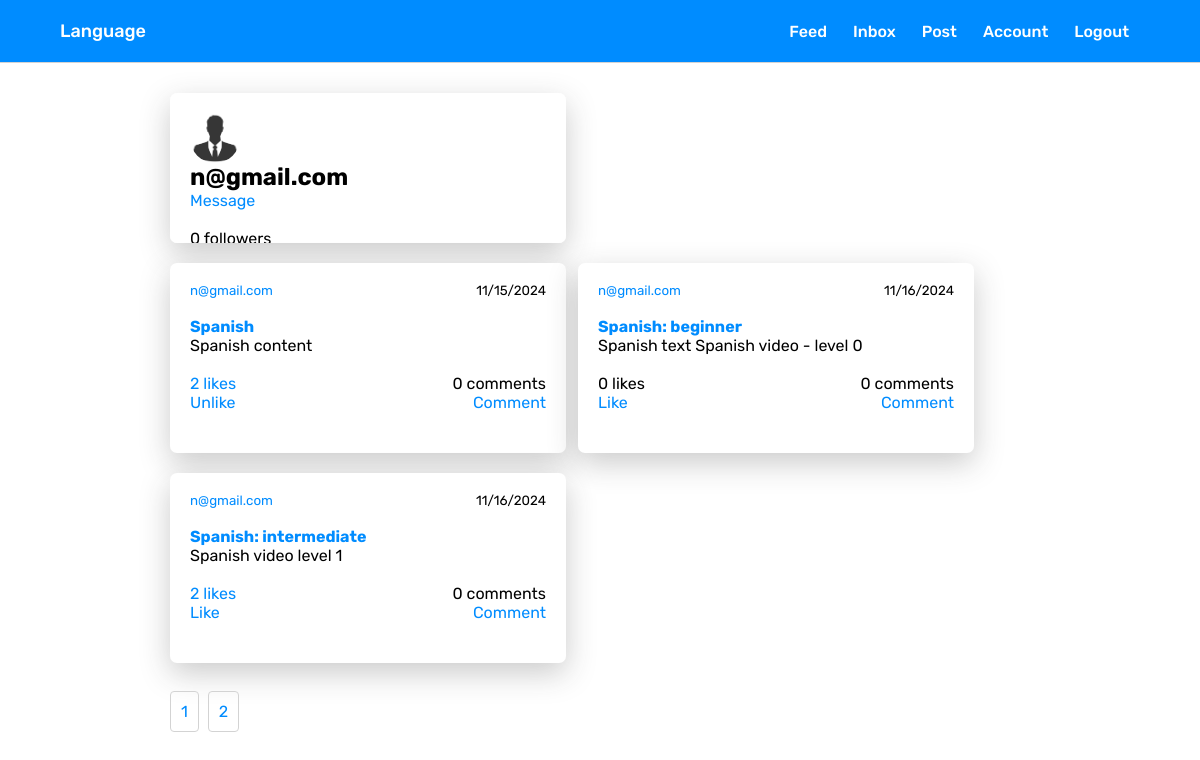
The page /user/n@gmail.com (signed in) on the database its author committed.
### app/main.py (models this page shows, shortened)
class User(db.Model, UserMixin):
    id = db.Column(db.Integer, primary_key=True)
    username = db.Column(db.String(15), unique=True)
    email = db.Column(db.String(50), unique=True)
    password = db.Column(db.String())
    profile_pic = db.Column(
        db.String(40), nullable=False, default='default.jpg')
    posts = db.relationship('Post', backref='author', lazy='dynamic')
    commenter = db.relationship('Comment', backref='commenter', lazy='dynamic')
    access_token = db.Column(db.String(180))
    liker = db.relationship('Like', backref='liker', lazy='dynamic')
    followed = db.relationship(
        'Follower', backref='followed', foreign_keys='Follower.followed_id', lazy='dynamic')
    follower = db.relationship(
        'Follower', backref='follower', foreign_keys='Follower.follower_id', lazy='dynamic')
    sender = db.relationship('Message', backref='sender',
                             foreign_keys='Message.sender_id', lazy='dynamic')
    receiver = db.relationship('Message', backref='receiver',
                               foreign_keys='Message.receiver_id', lazy='dynamic')
    bio_content = db.Column(db.String(1000))
    verified = db.Column(db.Boolean(), default=False)
    def has_liked_post(self, post):
        return Like.query.filter(
            Like.liker_id == self.id,
            Like.liked_id == post.id).count() > 0
    def has_followed_user(self, user):
        return Follower.query.filter(
            Follower.follower_id == self.id,
            Follower.followed_id == user.id).count() > 0

class Post(db.Model, UserMixin):
    id = db.Column(db.Integer, primary_key=True)
    post_title = db.Column(db.String(100), nullable=False)
    post_content = db.Column(db.String(1000), nullable=False)
    post_date = db.Column(db.DateTime, nullable=False, default=datetime.utcnow)
    user_id = db.Column(db.Integer, db.ForeignKey('user.id'), nullable=False)
    commented = db.relationship('Comment', backref='commented', lazy='dynamic')
    likes = db.relationship('Like', backref='liked', lazy='dynamic')

### app/main.py (the view)
@app.route("/user/<username>")
@login_required
def user(username):
    user = User.query.filter_by(username=username).first()
    page = request.args.get('page', 1, type=int)
    posts = user.posts.paginate(page=page, per_page=3)
    followers = Follower.query.filter_by(followed=user).all()
    followers_total = 0
    for follower in followers:
        followers_total += 1
    return render_template('user.html', title=user.username, user=user, posts=posts, followers_total=followers_total, followers=followers)

### app/main.py (called while the page is built)
@login_manager.user_loader
def load_user(user_id):
    return User.query.get(int(user_id))

@app.before_request
def make_session_permanent():
    session.permanent = True

### app/templates/user.html (shortened to what this page needs)
{% extends "base.html" %}
{% block content %}
<link rel='stylesheet' href="{{url_for('static', filename='user.css')}}">
<div class="container">
    <div class="user-info">
        <div class="wrapper">
            <div class="name-and-image">
                <img src="../static/profile_pics/{{user.profile_pic}}">
                {% if user.verified == True %}
                <h2>{{user.username}} ✅</h2>
                {% else %}
                <h2>{{user.username}}</h2>
                {% endif %}
                {% if current_user.username == user.username %}
                {% else %}
                <a href="{{url_for('messaging', user=user.username)}}">Message</a>
                {% endif %}
            </div><br>
            {% if followers_total == 1 %}
            <div class='followers-view'>
                <p class='view-followers'>{{followers_total}} follower</p>
            </div>
            {% elif followers_total == 0 %}
            <p class='view-followers'>{{followers_total}} followers</p>
            {% elif followers_total > 1 %}
            <div class='followers-view'>
                <p class='view-followers'>{{followers_total}} followers</p>
            </div>
            {% endif %}
            <br>
        </div>
    </div>
    <div class="feed">
        {% for post in posts.items %}
        <div class="post">
            <div class="post-info">
                <small><a href="{{url_for('user', username=post.author.username)}}">{{post.author.username}}</a></small>
                <small>{{post.post_date.strftime('%m/%d/%Y') }}</small>
            </div>
            <br />
            <article class="post-title-content">
                <h4>
                    <a href="{{url_for('post', post_id=post.id)}}">{{post.post_title}}</a>
                </h4>
                <p>{{post.post_content}}</p>
            </article>
            <br />
            <div class="post-actions">
                <div class="post-stats-info">
                    {% if post.likes.count() == 0 %}
                    <p class='total-likes{{post.id}}' style='cursor: initial; color: black;'>
                        {{post.likes.count()}} likes
                    </p>
                    {% endif %}
                    {% if post.likes.count() > 1 %}
                    <p>
                        <a class='total-likes{{post.id}}'
                            href="{{url_for('view_likes', post_id=post.id)}}">{{post.likes.count()}}
                            likes</a>
                    </p>
                    {% endif %}
                    {% if post.commented.count() == 0 %}
                    <p style='cursor: initial; color: black;'>
                        {{post.commented.count()}} comments
                    </p>
                    {% endif %}
                </div>
            </div>
            <div class="actions">
                {% if current_user.has_liked_post(post) %}
                <div class='like-unlike' action='unlike' post_id="{{ post.id }}"
                    style="cursor: pointer; color: rgb(0,140,255)">
                    <p class='toggle{{ post.id }}'>Unlike</p>
                </div>
                {% else %}
                <div class='like-unlike' action='like' post_id="{{ post.id }}"
                    style="cursor: pointer; color: rgb(0,140,255)">
                    <p class='toggle{{ post.id }}'>Like</p>
                </div>
                {% endif %}
                <p>
                    <a href="{{url_for('comment_on_post', post_id=post.id)}}">Comment</a>
                </p>
            </div>
        </div>
        {% endfor %}
    </div><br>
    <div class="paginate">
        {% for page_num in posts.iter_pages(left_edge=1, right_edge=1, left_current=1, right_current=2) %}
        {% if page_num %}
        {% if posts.page == page_num %}
        <a class='btn btn-info mb-4' href="{{ url_for('user', username=user.username, page=page_num)}}">{{ page_num
            }}</a>
        {% else %}
        <a class='btn btn-outline-info mb-4' href="{{ url_for('user', username=user.username, page=page_num)}}">{{
            page_num }}</a>
        {% endif %}
        {% else %}
        ...
        {% endif %}
        {% endfor %}
    </div>
</div>
{% endblock %}

### app/templates/base.html (shortened to what this page needs)
<!DOCTYPE html>
<html lang="en">
<head>
    <link rel='stylesheet' href="{{url_for('static', filename='base.css')}}">
</head>
<body>
    <header>
        <label class="logo">Language</label>
        <nav>
            <ul class='nav__links'>
                {% if current_user.is_authenticated %}
                <li><a href="{{url_for('dashboard')}}">Feed</a></li>
                <li><a href="{{url_for('inbox')}}">Inbox</a></li>
                <li><a href="{{url_for('create_post')}}">Post</a></li>
                <li><a href="{{url_for('account')}}">Account</a></li>
                <li><a href="{{url_for('logout')}}">Logout</a></li>
                {% else %}
                <li><a href="{{url_for('home')}}">Home</a></li>
                <li><a href="{{url_for('login')}}">Login</a></li>
                <li><a href="{{url_for('login')}}">Sign Up</a></li>
                {% endif %}
            </ul>
        </nav>
    </header>
    <main>
        {% block content %}
        {% endblock content %}
    </main>
</body>
</html>

### app/static/base.css (style rules this page uses)
* { box-sizing: border-box; margin: 0; padding: 0; font-family: "Rubik", sans-serif; }
a { text-decoration: none; color: rgb(0, 140, 255); }
.logo { font-weight: 500; font-size: 18px; color: white; text-decoration: none; }
header { background: rgb(0, 140, 255); color: white; border-bottom: 1px solid lightgray; display: flex; justify-content: space-between; align-items: center; padding: 20px 5%; }
.nav__links { list-style: none; }
.nav__links li { font-weight: 500; font-size: 16px; text-decoration: none; display: inline-block; padding: 0px 11px; }
.nav__links li a { font-weight: 500; font-size: 16px; color: white; text-decoration: none; transition: all 0.3s ease 0s; }

### app/static/user.css (style rules this page uses)
.container { margin-top: 30px; margin-left: 170px; margin-right: 150px; display: flex; flex-direction: column; }
.wrapper { display: flex; flex-direction: column; padding: 20px; background: #ffffff; border-radius: 7px; box-shadow: 0px 10px 30px rgba(48, 48, 48, 0.25); width: 45%; height: 150px; max-height: 150px; overflow-y: auto; }
.name-and-image { display: flex; flex-direction: column; }
.name-and-image img { width: 50px; object-fit: contain; border-radius: 25px; cursor: pointer; }
.feed { margin-top: 20px; display: flex; flex-wrap: wrap; }
.post { display: flex; flex-direction: column; padding: 20px; background: #ffffff; border-radius: 7px; box-shadow: 0px 10px 30px rgba(48, 48, 48, 0.25); width: 45%; height: 190px; max-height: 190px; overflow-y: auto; margin-right: 12px; margin-bottom: 20px; }
.post-info { display: flex; justify-content: space-between; }
.post-info a { color: rgb(0, 140, 255); }
.post-stats-info { display: flex; justify-content: space-between; }
.post-stats-info a { color: rgb(0, 140, 255); }
.post-stats-info p { color: rgb(0, 140, 255); cursor: pointer; }
.post-title-content a { color: rgb(0, 140, 255); }
.actions { display: flex; justify-content: space-between; }
.actions a { color: rgb(0, 140, 255); }
.paginate > a { margin-right: 5px; border-radius: 4px; border: 1px solid lightgray; color: rgb(0, 140, 255); padding: 10px; }

### rows shown on the page
User: profile_pic (placeholder picture), username "n@gmail.com"
Post: author.username "n@gmail.com", post_date "11/15/2024", post_title "Spanish", post_content "Spanish content", likes.count "2", commented.count "0"
Post: author.username "n@gmail.com", post_date "11/16/2024", post_title "Spanish: beginner", post_content "Spanish text Spanish video - level 0", likes.count "0", commented.count "0"
Post: author.username "n@gmail.com", post_date "11/16/2024", post_title "Spanish: intermediate", post_content "Spanish video level 1", likes.count "2", commented.count "0"

### other values the page prints
{{ page_num }} "1"
{{ page_num }} "2"
